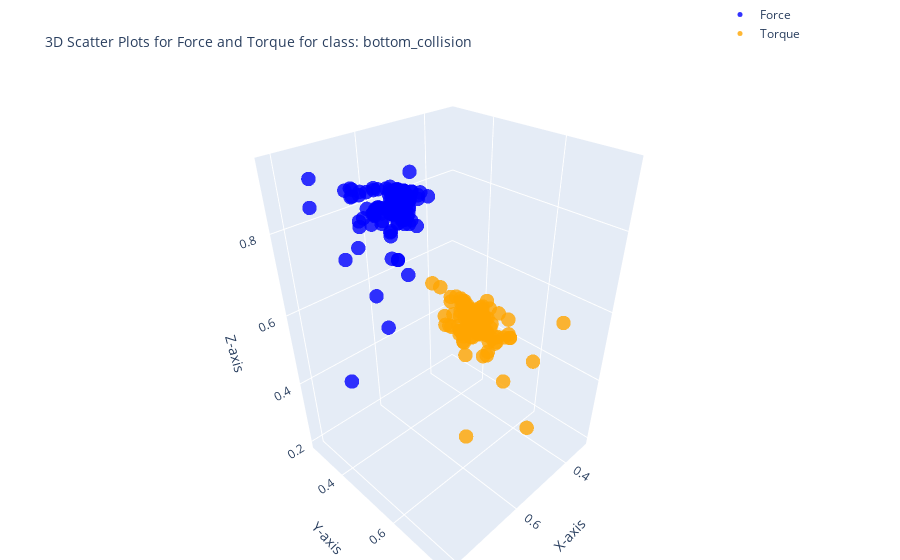

Notebook code for this chart:
### Code cell
import plotly.graph_objects as go
class_name = unique_classes[4]
df_fr_collision=class_dfs[class_name]
# 3D scatter plot for Force (Fx, Fy, Fz)
force_plot = go.Scatter3d(
    x=df_fr_collision['Fx'],
    y=df_fr_collision['Fy'],
    z=df_fr_collision['Fz'],
    mode='markers',
    marker=dict(size=5, color='blue', opacity=0.8),
    name='Force'
)

# 3D scatter plot for Torque (Tx, Ty, Tz)
torque_plot = go.Scatter3d(
    x=df_fr_collision['Tx'],
    y=df_fr_collision['Ty'],
    z=df_fr_collision['Tz'],
    mode='markers',
    marker=dict(size=5, color='orange', opacity=0.8),
    name='Torque'
)

# Create subplots
fig = go.Figure()

# Add Force plot
fig.add_trace(force_plot)
fig.add_trace(torque_plot)

# Layout settings
fig.update_layout(
    title='3D Scatter Plots for Force and Torque for class: ' + class_name,
    title_font=dict(size=14),  # Change the title font size
    scene=dict(
        xaxis_title='X-axis',
        yaxis_title='Y-axis',
        zaxis_title='Z-axis'
    ),
    legend=dict(x=0.8, y=1.2),
    margin=dict(l=0, r=0, b=0, t=40)
)

fig.show()

### Figure 1 — Plotly figure (JSON) as saved in the notebook; plotly's stock layout.template omitted (floating-point values rounded to 4 significant figures; data arrays with more than 128 entries replaced by an {"elided": "..."} marker saying what was removed)
{"data": [{"marker": {"color": "blue", "opacity": 0.8, "size": 5}, "mode": "markers", "name": "Force", "type": "scatter3d", "x": {"elided": "390 float values"}, "y": {"elided": "390 float values"}, "z": {"elided": "390 float values"}}, {"marker": {"color": "orange", "opacity": 0.8, "size": 5}, "mode": "markers", "name": "Torque", "type": "scatter3d", "x": {"elided": "390 float values"}, "y": {"elided": "390 float values"}, "z": {"elided": "390 float values"}}], "layout": {"legend": {"x": 0.8, "y": 1.2}, "margin": {"b": 0, "l": 0, "r": 0, "t": 40}, "scene": {"xaxis": {"title": {"text": "X-axis"}}, "yaxis": {"title": {"text": "Y-axis"}}, "zaxis": {"title": {"text": "Z-axis"}}}, "title": {"font": {"size": 14}, "text": "3D Scatter Plots for Force and Torque for class: bottom_collision"}}}
